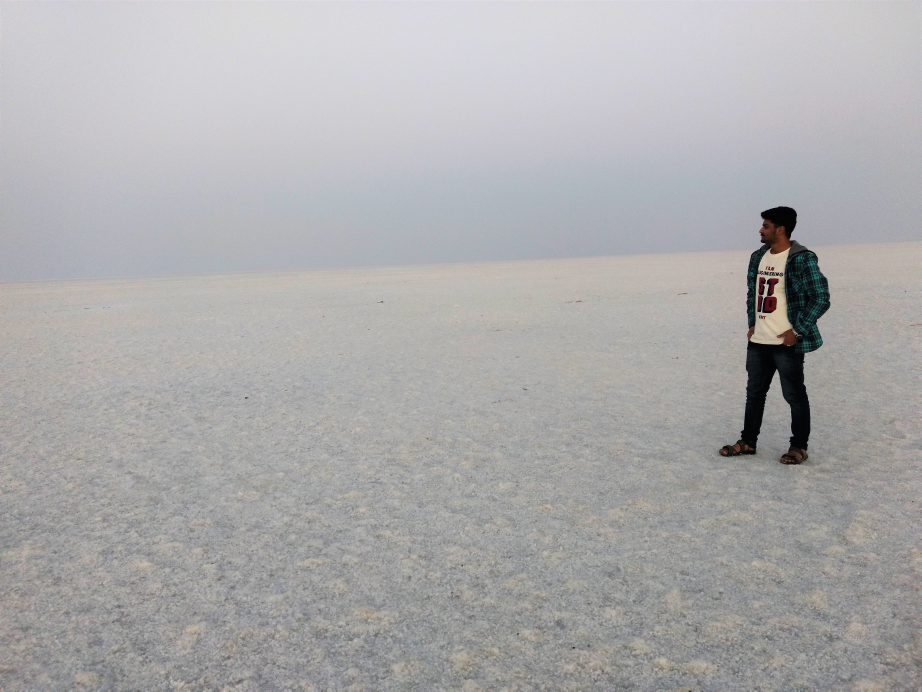
#> input picture nk.jpeg, 4608 x 3456 px (shown at 1/5 size)
$ jupyter execute code.ipynb
#> lines starting #> are read from the running program, lines starting #| are printed output that depends on the picture
[cell 1]
import cv2
import numpy as np
import matplotlib.pyplot as plt
import scipy as sc

[cell 2]
img = cv2.imread('nk.jpeg', 0)#Read different images
#> img: shape (3456, 4608); min 0, max 239, mean 171.7
img = cv2.resize(img, (512, 512))
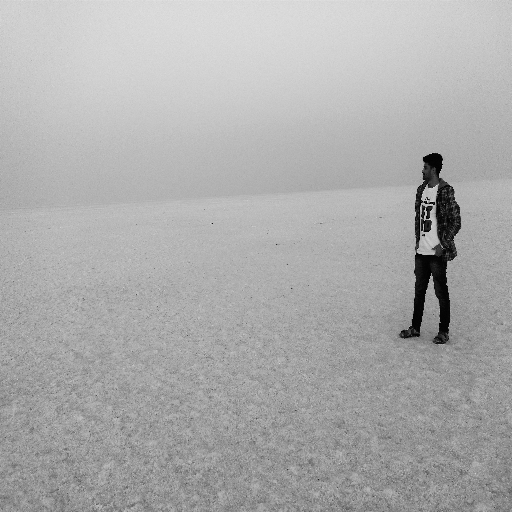
#> img: shape (512, 512); min 0, max 226, mean 171.7
plt.imshow(img, 'gray')

[cell 3]
# hist() function
# https://www.bogotobogo.com/python/OpenCV_Python/python_opencv3_image_histogram_calcHist.php

[cell 4]
# hist = cv2.calcHist([img],[0],None,[256],[0,256])
hist,bins = np.histogram(img,256,[0,256])
#> hist = 256 values, max 5519 at index 176, min 0 at index 227, mean 1024; bins = 257 values from 0 to 256
a = plt.hist(img.ravel(),256,[0,256])
plt.title('Histogram for gray scale picture')
plt.show()
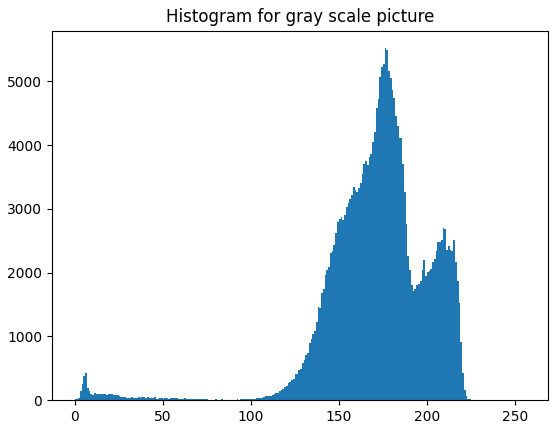
#> figure drawn by matplotlib, 1 panel; tallest bar 5519 high, from x = 176 to 177

[cell 5]
hist = list(filter(lambda a: a != 0, hist))
#> hist = 227 values, max 5519 at index 176, min 3 at index 225, mean 1154.8
print(len(hist))
#| 227
